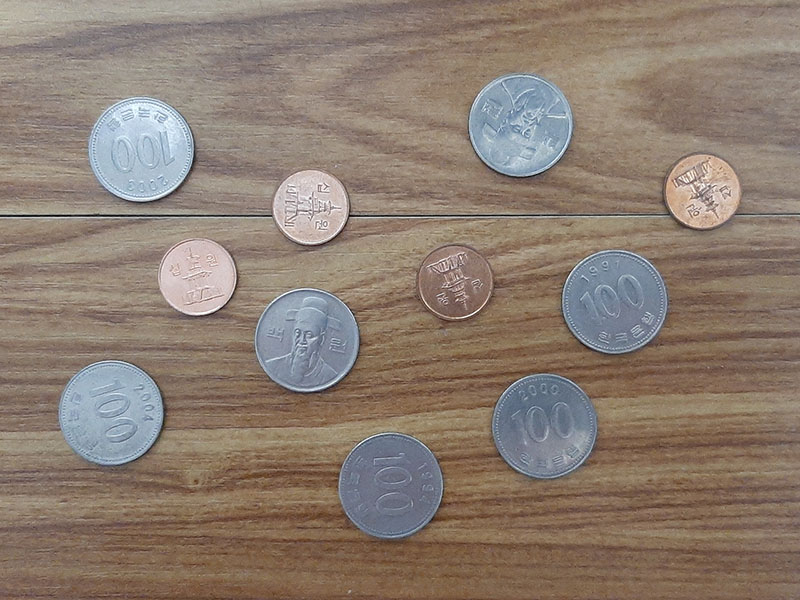
#> input picture ch6/0606/coins1.jpg, 800 x 600 px, given in place of the camera
$ jupyter execute --allow-errors circle_vid.ipynb
#> lines starting #> are read from the running program, lines starting #| are printed output that depends on the picture; after the words box and inside, x2 and y2 are one past the last pixel; in counts of white or black regions, pixels touching at a corner belong together
#> further down, frame is the input picture: shape (600, 800, 3); mean B, G, R 112.7, 124.6, 139.8
[cell 1]
import sys
import cv2
import numpy as np

def on_trackbar(pos):
    global rmin
    global rmax
    global th
    rmin = cv2.getTrackbarPos('minRadius', 'img')
    rmax = cv2.getTrackbarPos('maxRadius', 'img')
    th = cv2.getTrackbarPos('threshold', 'img')

def trackbar_module():
    cv2.imshow('img', 0)
    cv2.createTrackbar('minRadius', 'img', 0, 100, on_trackbar)
    cv2.createTrackbar('maxRadius', 'img', 0, 150, on_trackbar)
    cv2.createTrackbar('threshold', 'img', 0, 100, on_trackbar)
    cv2.setTrackbarPos('minRadius', 'img', 10)
    cv2.setTrackbarPos('maxRadius', 'img', 80)
    cv2.setTrackbarPos('threshold', 'img', 40)


def detect_circles(frame):

    gray = cv2.cvtColor(frame, cv2.COLOR_BGR2GRAY)
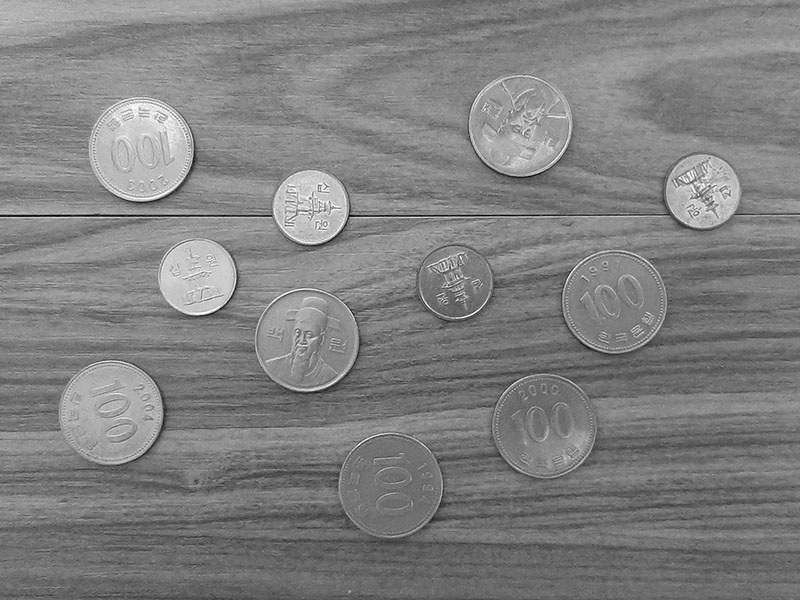
#> gray: shape (600, 800); min 0, max 255, mean 127.8
    blr = cv2.GaussianBlur(gray, (0, 0), 1)

    threshold, otsu = cv2.threshold(gray, 0, 255, cv2.THRESH_BINARY_INV | cv2.THRESH_OTSU)
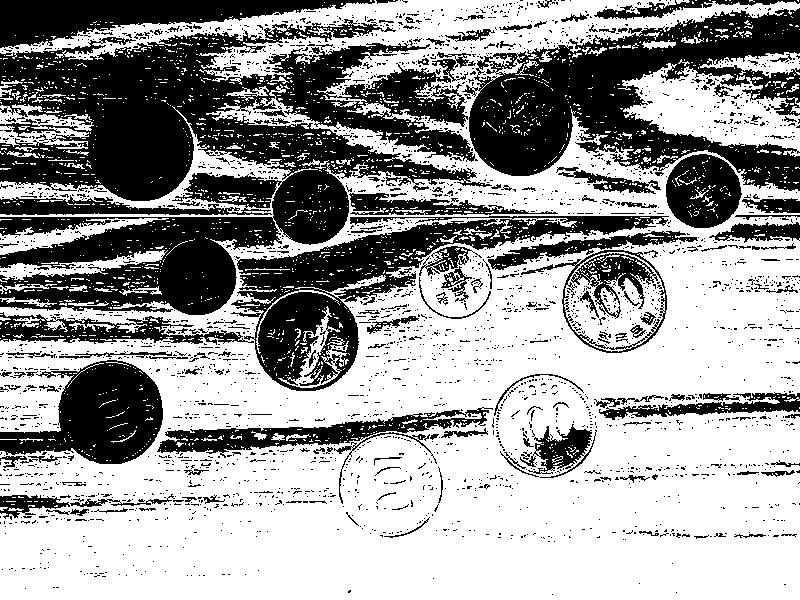
#> otsu: shape (600, 800); 61.2% white; 2806 black regions (2619 under 20 px), largest, box (x1, y1, x2, y2) and area: (0, 19, 492, 315) 72890, (462, 8, 800, 191) 29605, (231, 216, 669, 391) 18645
#> threshold = 132
    print('otsu threshold', threshold)
#| otsu threshold 132.0

    cv2.imshow('otsu', otsu)
    circles = cv2.HoughCircles(blr, cv2.HOUGH_GRADIENT, 1, 50,
                               param1=150, param2=th, minRadius=rmin, maxRadius=rmax)

    dst = frame.copy()
    if circles is not None:
        for i in range(circles.shape[1]):
            cx, cy, radius = (circles[0][i]).astype(dtype = 'uint16')
            cv2.circle(dst, (cx, cy), radius, (0, 0, 255), 2, cv2.LINE_AA)

    return dst

##############


cap = cv2.VideoCapture(0, cv2.CAP_DSHOW)
if not cap.isOpened():
    print('video open failed')
    sys.exit()
trackbar_module()

###############

#> (the rest of this cell did not finish here and is left out)

$ run again, on ch6/0606/coins2.jpg
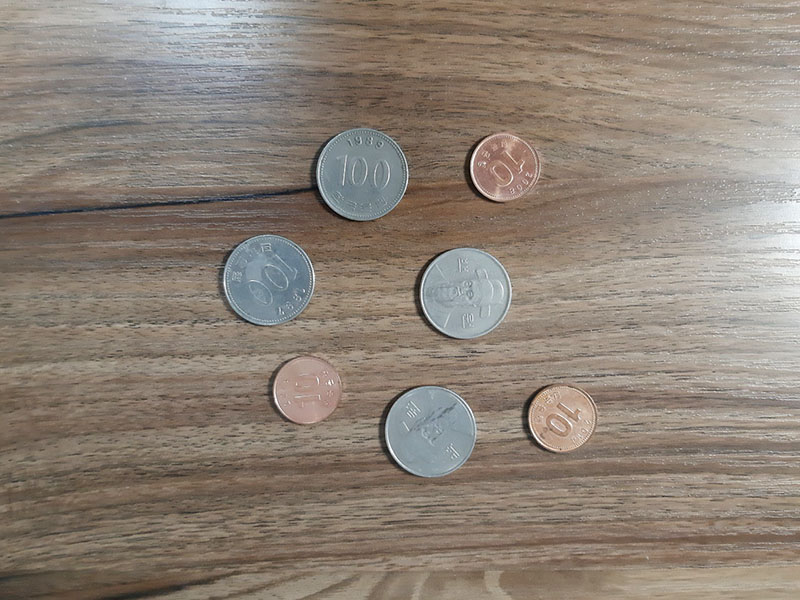
#> input picture ch6/0606/coins2.jpg, 800 x 600 px, given in place of the camera
#> frame is the input picture: shape (600, 800, 3); mean B, G, R 118.9, 129.9, 141.1
#> in detect_circles, `gray = cv2.cvtColor(frame, cv2.COLOR_BGR2GRAY)`:
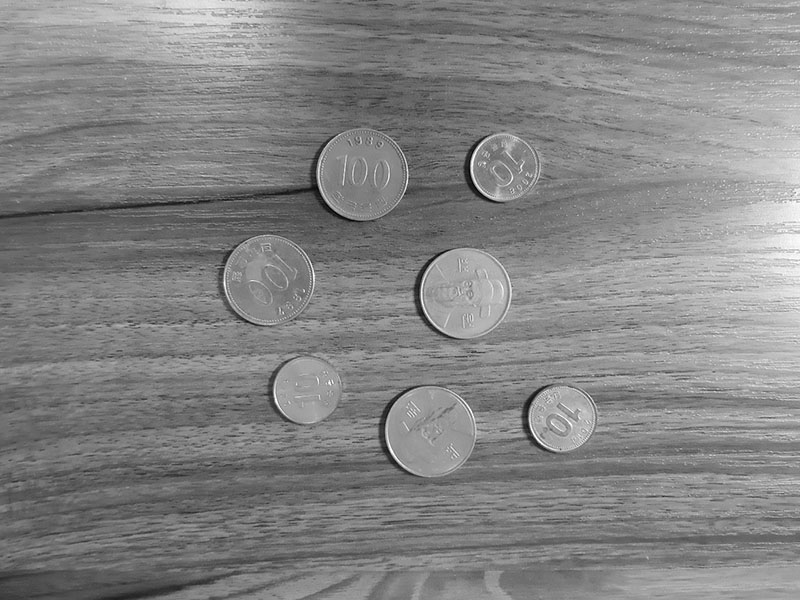
#> gray: shape (600, 800); min 1, max 255, mean 132
#> in detect_circles, `threshold, otsu = cv2.threshold(gray, 0, 255, cv2.THRESH_BINARY_INV | ..`:
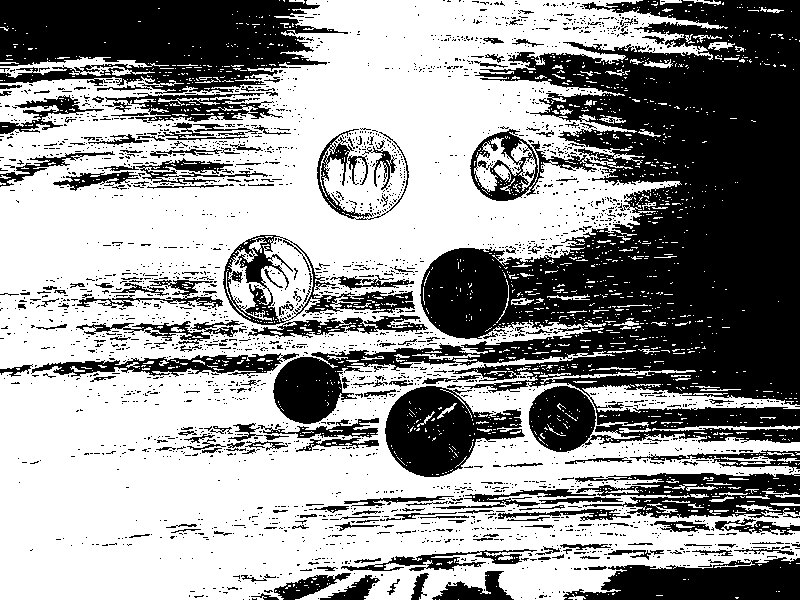
#> otsu: shape (600, 800); 59.2% white; 2741 black regions (2531 under 20 px), largest, box (x1, y1, x2, y2) and area: (273, 0, 800, 452) 107341, (0, 0, 348, 94) 22910, (385, 386, 525, 477) 7227
#> threshold = 136
#| otsu threshold 136.0
